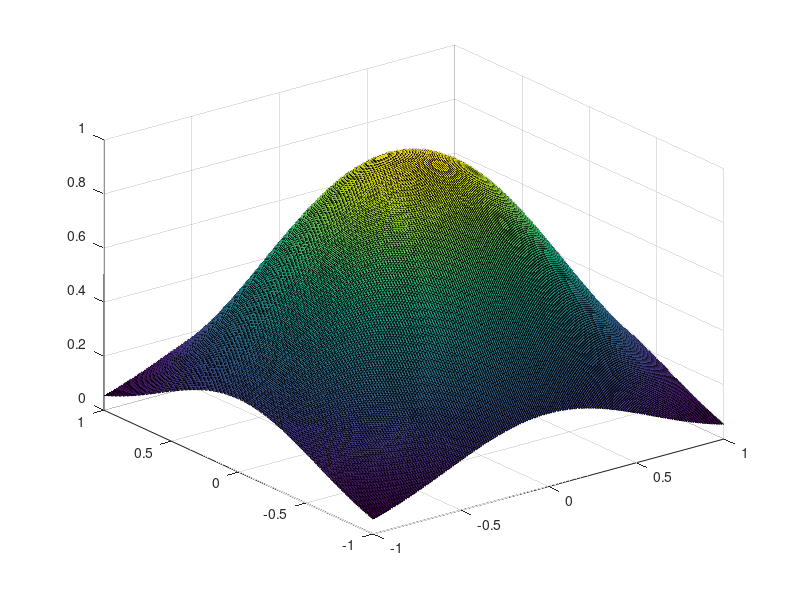

This chart was generated by the following MATLAB code:
xx=-1:0.01:1;
f = zeros(length(xx),1);
for lx=1 : length(xx)
   for ly=1 : length(xx) 
%     f(lx,ly) = exp(-2.*abs(xx(lx)).^2).* (abs(xx(lx)).^2 + 1)*exp(-2.*abs(xx(ly)).^2).* (abs(xx(ly)).^2 + 1);
   f(lx,ly) = exp(-2.*((abs(xx(lx)).^2)+(abs(xx(ly)).^2 ))).*((abs(xx(lx)).^2)+(abs(xx(ly)).^2)+1);
   
end  
end

figure;
surf(xx,xx,f);